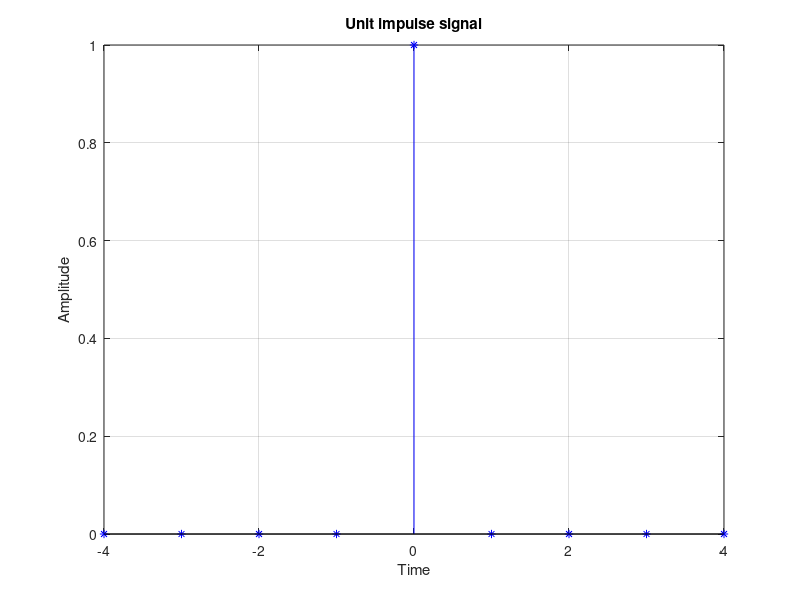

Write MATLAB code to recreate this figure.
% Unit impulse signal generation
clc; clear all; close all;
negative_time=-4;positive_time=4;
n=negative_time:1:positive_time;
index=0;
for i=negative_time:1:positive_time
    index=index+1;
    if i==0
        u=1;
    else
        u=0;
    end
    n(2,index)=u;
end
figure(1)
stem(n(1,:),n(2,:),'b*');
xlabel('Time');
ylabel('Amplitude');
title('Unit impulse signal');
grid on;